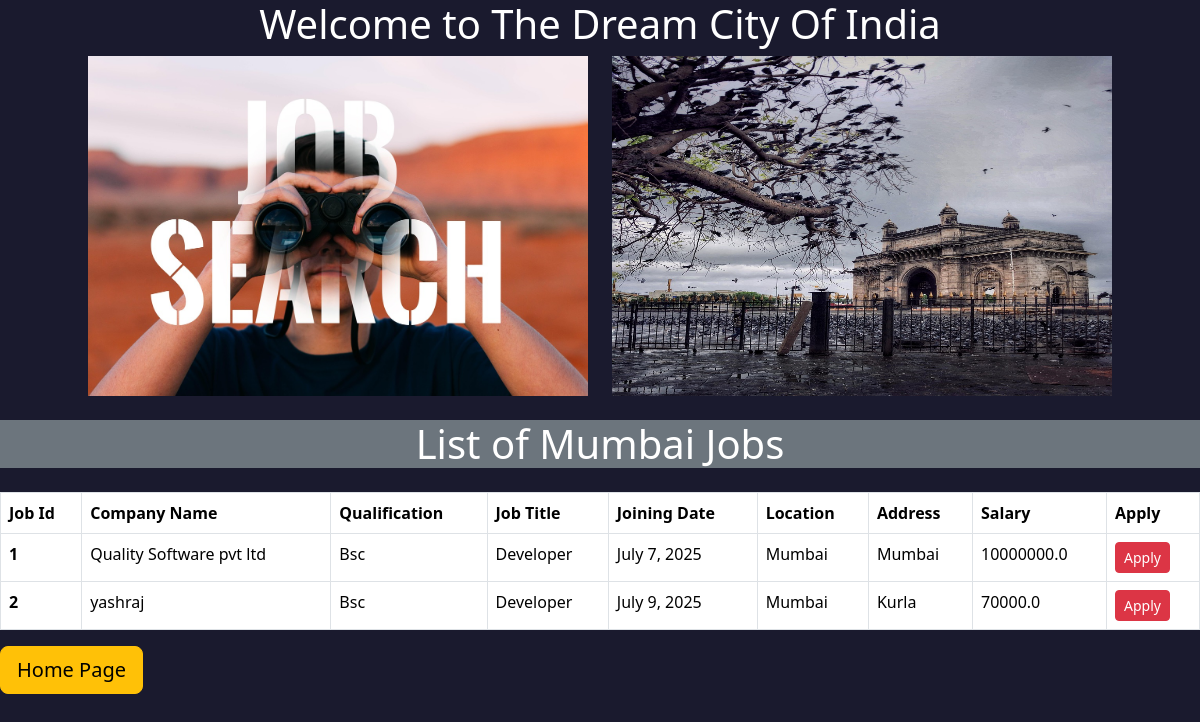
/mumbai/, run on the app's committed database.
### naukri/models.py (models this page shows)
class Mumbai(models.Model):
    company_name = models.CharField(max_length=25)
    job_title = models.CharField(max_length=20, choices=job_title)
    sal = models.FloatField()
    qualification = models.CharField(max_length=10, choices=qual)
    joining_date = models.DateField()
    location = models.CharField(max_length=25)
    address = models.CharField(max_length=200)

### naukri/views.py (the view)
# urls.py: path("mumbai/", views.mumbai_view, name='mumbai'),
def mumbai_view(request):
    job_list = Mumbai.objects.all()
    return render(request, 'naukri/mumbai.html', {'job_list': job_list})

### templates/naukri/mumbai.html (shortened to what this page needs)
{% load static %}
<!DOCTYPE html>
<html lang="en">
<head>
    <link href="https://cdn.jsdelivr.net/npm/bootstrap@5.3.7/dist/css/bootstrap.min.css" rel="stylesheet"
>
</head>
<body style="background-color: #1a1a2e; color: white;" >
    <h1 style="text-align: center;">Welcome to The Dream City Of India</h1>
    <div style="text-align: center;" class="mb-4">
        <div class="card1" style="display: inline-block; margin-right: 20px;">
            <img src="{%static 'images/dream.jpg' %}" width="500px" height="340px" alt="">
        </div>
        <div class="card2" style="display: inline-block;">
            <img src="{%static 'images/mumbai.jpg' %}" width="500px" height="340px" alt="">
        </div>
    </div>
    <h1 class="bg-secondary text-white text-center mt-4 mb-4">List of Mumbai Jobs</h1>
    <table class="table table-bordered text-white">
        <thead>
            <tr>
                <th scope="col">Job Id</th>
                <th scope="col">Company Name</th>
                <th scope="col">Qualification</th>
                <th scope="col">Job Title</th>
                <th scope="col">Joining Date</th>
                <th scope="col">Location</th>
                <th scope="col">Address</th>
                <th scope="col">Salary</th>
                <th scope="col">Apply</th>
            </tr>
        </thead>
        <tbody>
            {%for job in job_list%}
            <tr>
                <th scope="row">{{job.id}}</th>
                <td>{{job.company_name}}</td>
                <td>{{job.qualification}}</td>
                <td>{{job.job_title}}</td>
                <td>{{job.joining_date}}</td>
                <td>{{job.location}}</td>
                <td>{{job.address}}</td>
                <td>{{job.sal}}</td>
                <td><a href="#" class="btn btn-danger btn-sm">Apply</a></td>
            </tr>
            {%endfor%}
        </tbody>
    </table>
    <a href="/" class="btn btn-warning btn-lg">Home Page</a>
</body>
</html>

### data on the page
Mumbai: id "1", company_name "Quality Software pvt ltd", qualification "Bsc", job_title "Developer", joining_date "July 7, 2025", location "Mumbai", address "Mumbai", sal "10000000.0"
Mumbai: id "2", company_name "yashraj", qualification "Bsc", job_title "Developer", joining_date "July 9, 2025", location "Mumbai", address "Kurla", sal "70000.0"
